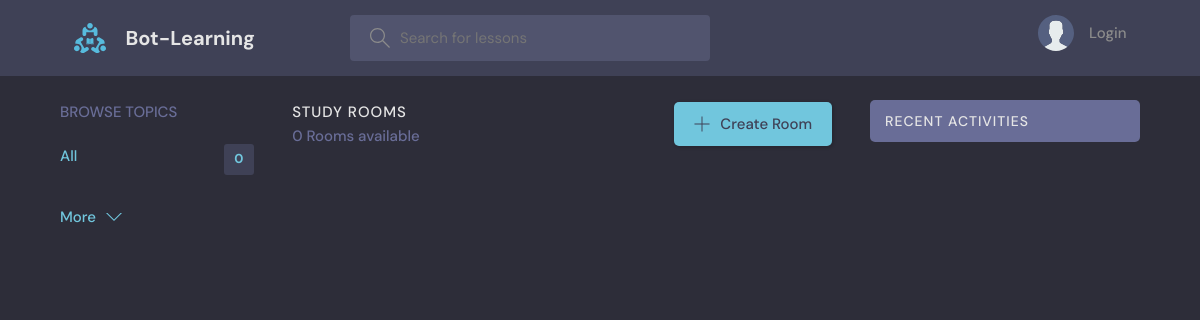
Before: / with the older database file.
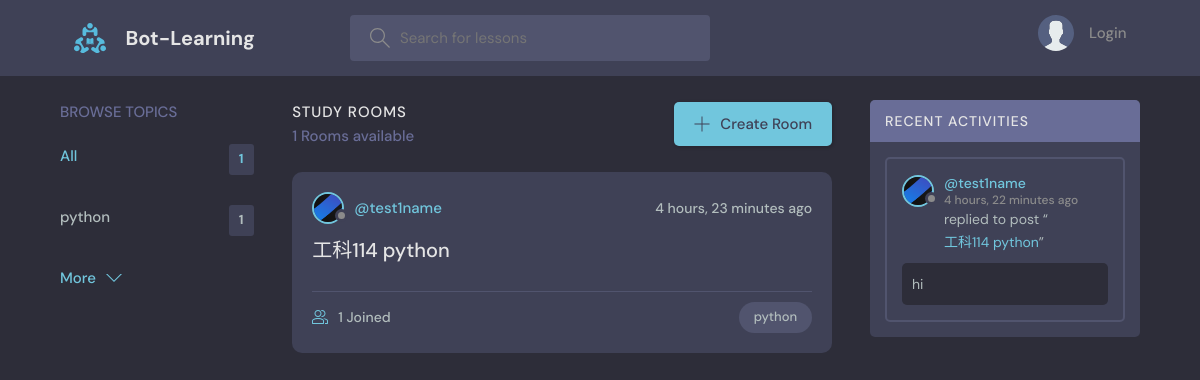
After: the same page with the newer database file.
### base/models.py (models this page shows, shortened)
class Topic(models.Model):
    name = models.CharField(max_length=200)

class Room(models.Model):
    host = models.ForeignKey(User, on_delete=models.SET_NULL, null=True)
    topic = models.ForeignKey(Topic, on_delete=models.SET_NULL, null=True)
    name = models.CharField(max_length=200)
    description = models.TextField(null=True, blank=True)
    participants = models.ManyToManyField(
        User, related_name='participants', blank=True)
    updated = models.DateTimeField(auto_now=True)
    created = models.DateTimeField(auto_now_add=True)
    class Meta:
        ordering = ['-updated', '-created']
    def __str__(self):
        return self.name

class User(AbstractUser):
    name = models.CharField(max_length=200, null=True)
    email = models.EmailField(unique=True, null=True)
    bio = models.TextField(null=True)
    avatar = models.ImageField(null=True, default="avatar.svg")
    USERNAME_FIELD = 'email'
    REQUIRED_FIELDS = []

class Message(models.Model):
    user = models.ForeignKey(User, on_delete=models.CASCADE)
    room = models.ForeignKey(Room, on_delete=models.CASCADE)
    body = models.TextField()
    updated = models.DateTimeField(auto_now=True)
    created = models.DateTimeField(auto_now_add=True)
    class Meta:
        ordering = ['-updated', '-created']

### base/views.py (the view)
# urls.py: path('', views.home, name="home"),
def home(request):
    q = request.GET.get('q') if request.GET.get('q') != None else ''
    rooms = Room.objects.filter(
        Q(topic__name__icontains=q) |
        Q(name__icontains=q) |
        Q(description__icontains=q)
    )
    topics = Topic.objects.all()[0:5]
    room_count = rooms.count()
    room_messages = Message.objects.filter(
        Q(room__topic__name__icontains=q))[0:3]
    context = {'rooms': rooms, 'topics': topics,
               'room_count': room_count, 'room_messages': room_messages}
    return render(request, 'base/home.html', context)

### base/templates/base/home.html (shortened to what this page needs)
{% extends 'main.html' %}
{% block content %}
<main class="layout layout--3">
  <div class="container">
    {% include 'base/topics_component.html' %}
    <div class="roomList">
      <div class="roomList__header">
        <div>
          <h2>Study Rooms</h2>
          <p>{{room_count}} Rooms available</p>
        </div>
        <a class="btn btn--main" href="{% url 'create-room' %}">
          <svg version="1.1" xmlns="http://www.w3.org/2000/svg" width="32" height="32" viewBox="0 0 32 32">
            <title>add</title>
            <path
              d="M16.943 0.943h-1.885v14.115h-14.115v1.885h14.115v14.115h1.885v-14.115h14.115v-1.885h-14.115v-14.115z">
            </path>
          </svg>
          Create Room
        </a>
      </div>
      {% include 'base/feed_component.html' %}
    </div>
    {% include 'base/activity_component.html' %}
  </div>
</main>
{% endblock %}

### base/templates/base/topics_component.html
<div class="topics">
    <div class="topics__header">
        <h2>Browse Topics</h2>
    </div>
    <ul class="topics__list">
        <li>
            <a href="{% url 'home' %}" class="active">All <span>{{topics.count}}</span></a>
        </li>
        {% for topic in topics %}
        <li>
            <a href="{% url 'home' %}?q={{topic.name}}">{{topic.name}}<span>{{topic.room_set.all.count}}</span></a>
        </li>
        {% endfor %}
    </ul>
    <a class="btn btn--link" href="{% url 'topics' %}">
        More
        <svg version="1.1" xmlns="http://www.w3.org/2000/svg" width="32" height="32" viewBox="0 0 32 32">
            <title>chevron-down</title>
            <path d="M16 21l-13-13h-3l16 16 16-16h-3l-13 13z"></path>
        </svg>
    </a>
</div>

### base/templates/base/feed_component.html (shortened to what this page needs)
{% for room in rooms %}
<div class="roomListRoom">
    <div class="roomListRoom__header">
        <a href="{% url 'user-profile' room.host.id %}" class="roomListRoom__author">
            <div class="avatar avatar--small">
                <img src="{{room.host.avatar.url}}" />
            </div>
            <span>@{{room.host.username}}</span>
        </a>
        <div class="roomListRoom__actions">
            <span>{{room.created|timesince}} ago</span>
        </div>
    </div>
    <div class="roomListRoom__content">
        <a href="{% url 'room' room.id %}">{{room.name}}</a>
    </div>
    <div class="roomListRoom__meta">
        <a href="{% url 'room' room.id %}" class="roomListRoom__joined">
            {{room.participants.all.count}} Joined
        </a>
        <p class="roomListRoom__topic">{{room.topic.name}}</p>
    </div>
</div>
{% endfor %}

### base/templates/base/activity_component.html (shortened to what this page needs)
<div class="activities">
    <div class="activities__header">
        <h2>Recent Activities</h2>
    </div>
    {% for message in room_messages %}
    <div class="activities__box">
        <div class="activities__boxHeader roomListRoom__header">
            <a href="{% url 'user-profile' message.user.id %}" class="roomListRoom__author">
                <div class="avatar avatar--small">
                    <img src="{{message.user.avatar.url}}" />
                </div>
                <p>
                    @{{message.user.username}}
                    <span>{{message.created|timesince}} ago</span>
                </p>
            </a>
        </div>
        <div class="activities__boxContent">
            <p>replied to post “<a href="{% url 'room' message.room.id %}">{{message.room}}</a>”</p>
            <div class="activities__boxRoomContent">{{message.body}}</div>
        </div>
    </div>
    {% endfor %}
</div>

Changed rows visible on the page:
added Topic: name "python", room_set.all.count "1"
added Room: host.avatar (picture), host.username "test1name", created "4 hours, 23 minutes", name "工科114 python", participants.all.count "1", topic.name "python"
added Message: user.avatar (picture), user.username "test1name", created "4 hours, 22 minutes", room "工科114 python", body "hi"
Other visible differences:
{{ topics.count }}: "0" → "1"
{{ room_count }}: "0" → "1"
